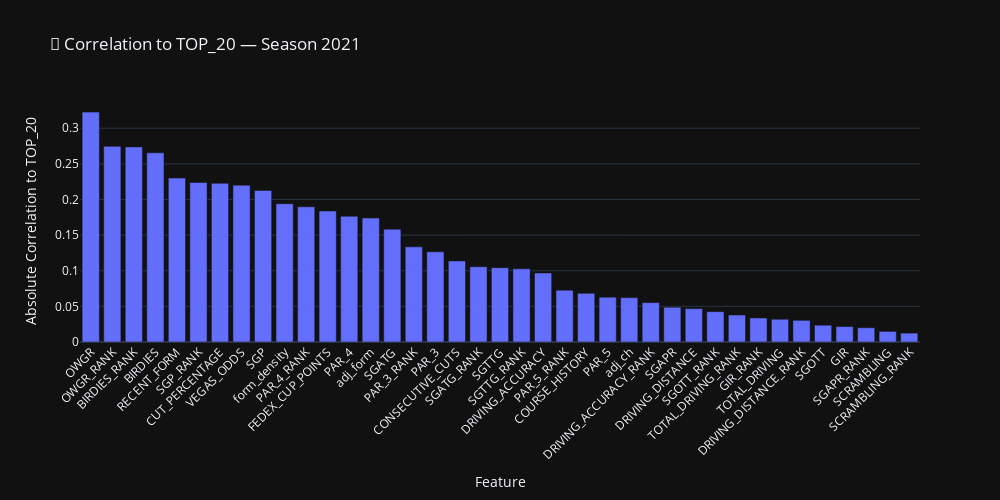
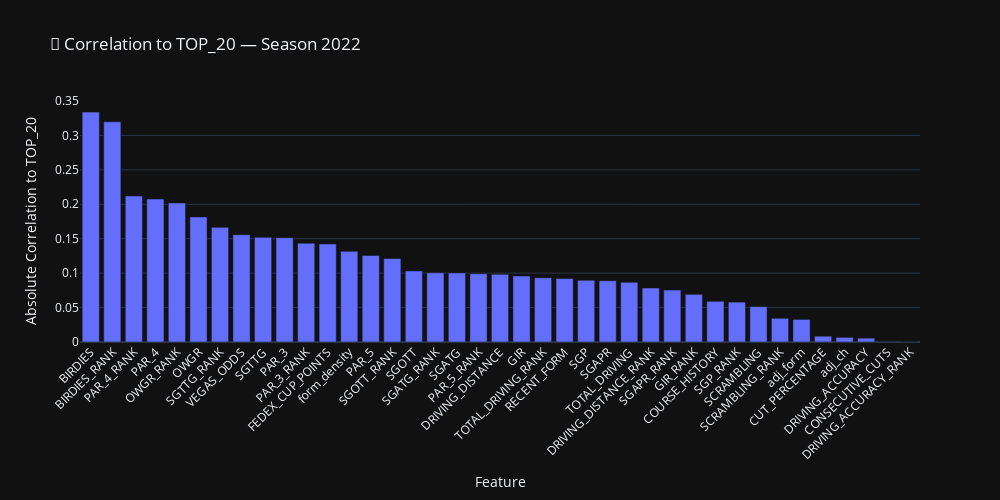
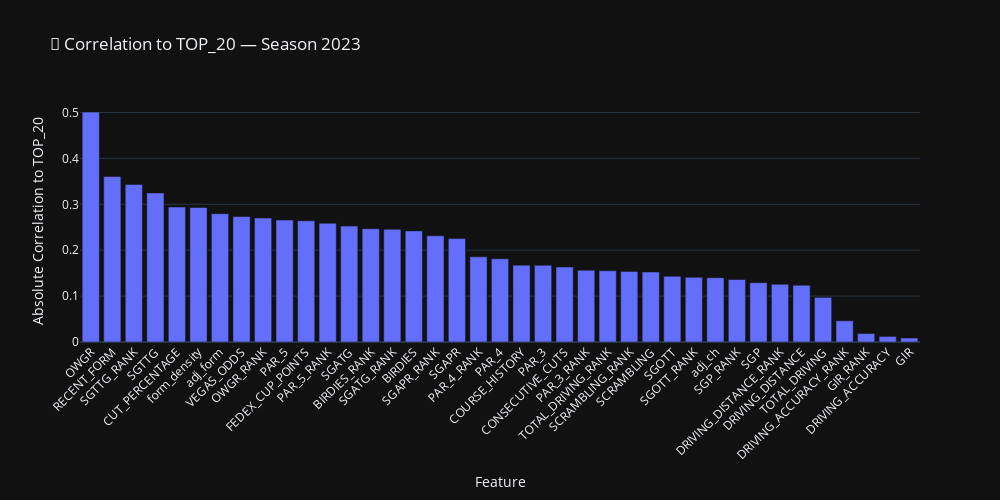
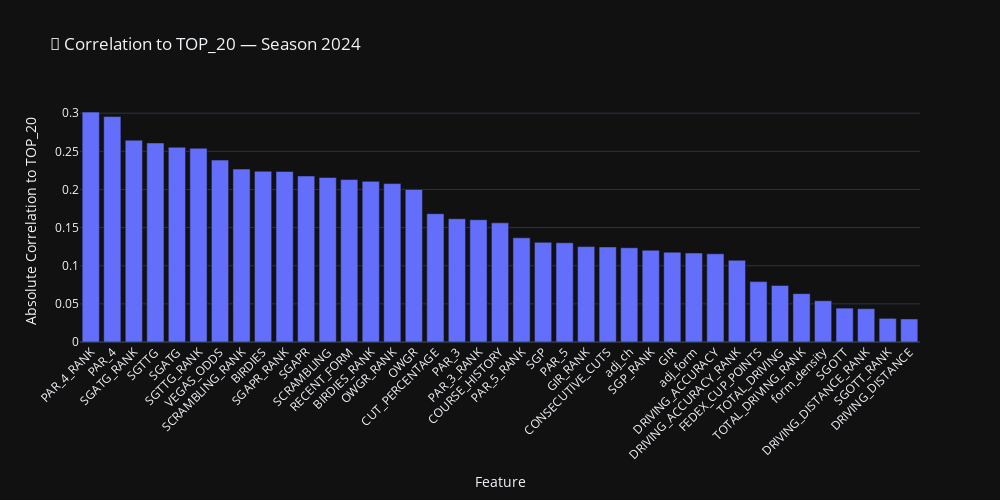

Notebook code cell kept with these figures, in order:
### Markdown cell above
## Correlations
**Last 4 Years**

### Code cell
import plotly.express as px

# Get the 4 most recent seasons (or fewer if not available)
available_seasons = sorted(training_df["SEASON"].unique())[-4:]

# Dictionary to store correlation results
correlation_frames = {}

# Calculate correlations for each season
for season in available_seasons:
    df = training_df[training_df["SEASON"] == season].copy()

    # Numeric features only, drop final result
    numeric = df.select_dtypes(include=["float64", "int64"]).drop(columns=["FINAL_POS", "SEASON"], errors="ignore")

    # Skip if TOP_20 is not present
    if "TOP_20" not in numeric.columns:
        continue

    # Correlation with TOP_20
    cor = numeric.corr().abs()["TOP_20"].drop("TOP_20", errors="ignore").sort_values(ascending=False)
    cor_df = cor.reset_index()
    cor_df.columns = ["Feature", "Correlation"]
    correlation_frames[season] = cor_df

# Plot one bar chart per season
for season, cor_df in correlation_frames.items():
    fig = px.bar(
        cor_df,
        x="Feature",
        y="Correlation",
        title=f"🔎 Correlation to TOP_20 — Season {int(season)}",
        height=500,
        width=1000
    )

    fig.update_layout(
        xaxis_title="Feature",
        yaxis_title="Absolute Correlation to TOP_20",
        template="plotly_dark",
        xaxis_tickangle=-45
    )

    fig.show()

### Figure 1 — Plotly figure (JSON) as saved in the notebook; plotly's stock layout.template omitted (floating-point values rounded to 4 significant figures)
{"data": [{"hovertemplate": "Feature=%{x}<br>Correlation=%{y}<extra></extra>", "legendgroup": "", "marker": {"color": "#636efa", "pattern": {"shape": ""}}, "name": "", "orientation": "v", "showlegend": false, "textposition": "auto", "type": "bar", "x": ["OWGR", "OWGR_RANK", "BIRDIES_RANK", "BIRDIES", "RECENT_FORM", "SGP_RANK", "CUT_PERCENTAGE", "VEGAS_ODDS", "SGP", "form_density", "PAR_4_RANK", "FEDEX_CUP_POINTS", "PAR_4", "adj_form", "SGATG", "PAR_3_RANK", "PAR_3", "CONSECUTIVE_CUTS", "SGATG_RANK", "SGTTG", "SGTTG_RANK", "DRIVING_ACCURACY", "PAR_5_RANK", "COURSE_HISTORY", "PAR_5", "adj_ch", "DRIVING_ACCURACY_RANK", "SGAPR", "DRIVING_DISTANCE", "SGOTT_RANK", "TOTAL_DRIVING_RANK", "GIR_RANK", "TOTAL_DRIVING", "DRIVING_DISTANCE_RANK", "SGOTT", "GIR", "SGAPR_RANK", "SCRAMBLING", "SCRAMBLING_RANK"], "xaxis": "x", "y": [0.3226, 0.2745, 0.2738, 0.2655, 0.2302, 0.2239, 0.2227, 0.2201, 0.2127, 0.1941, 0.1897, 0.1839, 0.1765, 0.174, 0.1584, 0.1335, 0.1266, 0.1138, 0.1057, 0.1043, 0.1027, 0.09682, 0.07275, 0.06835, 0.06289, 0.06228, 0.05529, 0.04873, 0.04684, 0.04259, 0.03787, 0.03374, 0.03191, 0.0304, 0.02357, 0.02165, 0.02, 0.01488, 0.01246], "yaxis": "y"}], "layout": {"barmode": "relative", "height": 500, "legend": {"tracegroupgap": 0}, "title": {"text": "🔎 Correlation to TOP_20 — Season 2021"}, "width": 1000, "xaxis": {"anchor": "y", "domain": [0, 1], "tickangle": -45, "title": {"text": "Feature"}}, "yaxis": {"anchor": "x", "domain": [0, 1], "title": {"text": "Absolute Correlation to TOP_20"}}}}

### Figure 2 — Plotly figure (JSON) as saved in the notebook; plotly's stock layout.template omitted (floating-point values rounded to 4 significant figures)
{"data": [{"hovertemplate": "Feature=%{x}<br>Correlation=%{y}<extra></extra>", "legendgroup": "", "marker": {"color": "#636efa", "pattern": {"shape": ""}}, "name": "", "orientation": "v", "showlegend": false, "textposition": "auto", "type": "bar", "x": ["BIRDIES", "BIRDIES_RANK", "PAR_4_RANK", "PAR_4", "OWGR_RANK", "OWGR", "SGTTG_RANK", "VEGAS_ODDS", "SGTTG", "PAR_3", "PAR_3_RANK", "FEDEX_CUP_POINTS", "form_density", "PAR_5", "SGOTT_RANK", "SGOTT", "SGATG_RANK", "SGATG", "PAR_5_RANK", "DRIVING_DISTANCE", "GIR", "TOTAL_DRIVING_RANK", "RECENT_FORM", "SGP", "SGAPR", "TOTAL_DRIVING", "DRIVING_DISTANCE_RANK", "SGAPR_RANK", "GIR_RANK", "COURSE_HISTORY", "SGP_RANK", "SCRAMBLING", "SCRAMBLING_RANK", "adj_form", "CUT_PERCENTAGE", "adj_ch", "DRIVING_ACCURACY", "CONSECUTIVE_CUTS", "DRIVING_ACCURACY_RANK"], "xaxis": "x", "y": [0.3338, 0.3197, 0.212, 0.2077, 0.2019, 0.1816, 0.1665, 0.1559, 0.152, 0.1515, 0.1435, 0.1424, 0.1316, 0.1257, 0.1213, 0.1032, 0.1005, 0.1004, 0.0992, 0.09833, 0.09585, 0.09343, 0.09223, 0.08971, 0.08905, 0.08666, 0.07846, 0.07543, 0.06923, 0.05915, 0.0579, 0.0515, 0.03442, 0.03279, 0.008458, 0.006778, 0.005575, 0.0005141, 4.745e-05], "yaxis": "y"}], "layout": {"barmode": "relative", "height": 500, "legend": {"tracegroupgap": 0}, "title": {"text": "🔎 Correlation to TOP_20 — Season 2022"}, "width": 1000, "xaxis": {"anchor": "y", "domain": [0, 1], "tickangle": -45, "title": {"text": "Feature"}}, "yaxis": {"anchor": "x", "domain": [0, 1], "title": {"text": "Absolute Correlation to TOP_20"}}}}

### Figure 3 — Plotly figure (JSON) as saved in the notebook; plotly's stock layout.template omitted (floating-point values rounded to 4 significant figures)
{"data": [{"hovertemplate": "Feature=%{x}<br>Correlation=%{y}<extra></extra>", "legendgroup": "", "marker": {"color": "#636efa", "pattern": {"shape": ""}}, "name": "", "orientation": "v", "showlegend": false, "textposition": "auto", "type": "bar", "x": ["OWGR", "RECENT_FORM", "SGTTG_RANK", "SGTTG", "CUT_PERCENTAGE", "form_density", "adj_form", "VEGAS_ODDS", "OWGR_RANK", "PAR_5", "FEDEX_CUP_POINTS", "PAR_5_RANK", "SGATG", "BIRDIES_RANK", "SGATG_RANK", "BIRDIES", "SGAPR_RANK", "SGAPR", "PAR_4_RANK", "PAR_4", "COURSE_HISTORY", "PAR_3", "CONSECUTIVE_CUTS", "PAR_3_RANK", "TOTAL_DRIVING_RANK", "SCRAMBLING_RANK", "SCRAMBLING", "SGOTT", "SGOTT_RANK", "adj_ch", "SGP_RANK", "SGP", "DRIVING_DISTANCE_RANK", "DRIVING_DISTANCE", "TOTAL_DRIVING", "DRIVING_ACCURACY_RANK", "GIR_RANK", "DRIVING_ACCURACY", "GIR"], "xaxis": "x", "y": [0.5009, 0.3606, 0.3433, 0.3248, 0.294, 0.2931, 0.2796, 0.2734, 0.27, 0.2657, 0.264, 0.2587, 0.2525, 0.2469, 0.2456, 0.242, 0.2314, 0.2254, 0.1856, 0.1814, 0.1674, 0.1672, 0.1635, 0.1566, 0.1552, 0.1538, 0.1525, 0.1431, 0.141, 0.1402, 0.1361, 0.1293, 0.1257, 0.1237, 0.09709, 0.04623, 0.01841, 0.01212, 0.008598], "yaxis": "y"}], "layout": {"barmode": "relative", "height": 500, "legend": {"tracegroupgap": 0}, "title": {"text": "🔎 Correlation to TOP_20 — Season 2023"}, "width": 1000, "xaxis": {"anchor": "y", "domain": [0, 1], "tickangle": -45, "title": {"text": "Feature"}}, "yaxis": {"anchor": "x", "domain": [0, 1], "title": {"text": "Absolute Correlation to TOP_20"}}}}

### Figure 4 — Plotly figure (JSON) as saved in the notebook; plotly's stock layout.template omitted (floating-point values rounded to 4 significant figures)
{"data": [{"hovertemplate": "Feature=%{x}<br>Correlation=%{y}<extra></extra>", "legendgroup": "", "marker": {"color": "#636efa", "pattern": {"shape": ""}}, "name": "", "orientation": "v", "showlegend": false, "textposition": "auto", "type": "bar", "x": ["PAR_4_RANK", "PAR_4", "SGATG_RANK", "SGTTG", "SGATG", "SGTTG_RANK", "VEGAS_ODDS", "SCRAMBLING_RANK", "BIRDIES", "SGAPR_RANK", "SGAPR", "SCRAMBLING", "RECENT_FORM", "BIRDIES_RANK", "OWGR_RANK", "OWGR", "CUT_PERCENTAGE", "PAR_3", "PAR_3_RANK", "COURSE_HISTORY", "PAR_5_RANK", "SGP", "PAR_5", "GIR_RANK", "CONSECUTIVE_CUTS", "adj_ch", "SGP_RANK", "GIR", "adj_form", "DRIVING_ACCURACY", "DRIVING_ACCURACY_RANK", "FEDEX_CUP_POINTS", "TOTAL_DRIVING", "TOTAL_DRIVING_RANK", "form_density", "SGOTT", "DRIVING_DISTANCE_RANK", "SGOTT_RANK", "DRIVING_DISTANCE"], "xaxis": "x", "y": [0.3015, 0.2956, 0.2646, 0.2609, 0.2554, 0.254, 0.2385, 0.2268, 0.2239, 0.2237, 0.2177, 0.2157, 0.213, 0.2106, 0.2077, 0.2, 0.1683, 0.1617, 0.1604, 0.1563, 0.1366, 0.1306, 0.1302, 0.1251, 0.1247, 0.1235, 0.1204, 0.1178, 0.1167, 0.1157, 0.1071, 0.07919, 0.07411, 0.0634, 0.05412, 0.04444, 0.04372, 0.031, 0.03021], "yaxis": "y"}], "layout": {"barmode": "relative", "height": 500, "legend": {"tracegroupgap": 0}, "title": {"text": "🔎 Correlation to TOP_20 — Season 2024"}, "width": 1000, "xaxis": {"anchor": "y", "domain": [0, 1], "tickangle": -45, "title": {"text": "Feature"}}, "yaxis": {"anchor": "x", "domain": [0, 1], "title": {"text": "Absolute Correlation to TOP_20"}}}}
